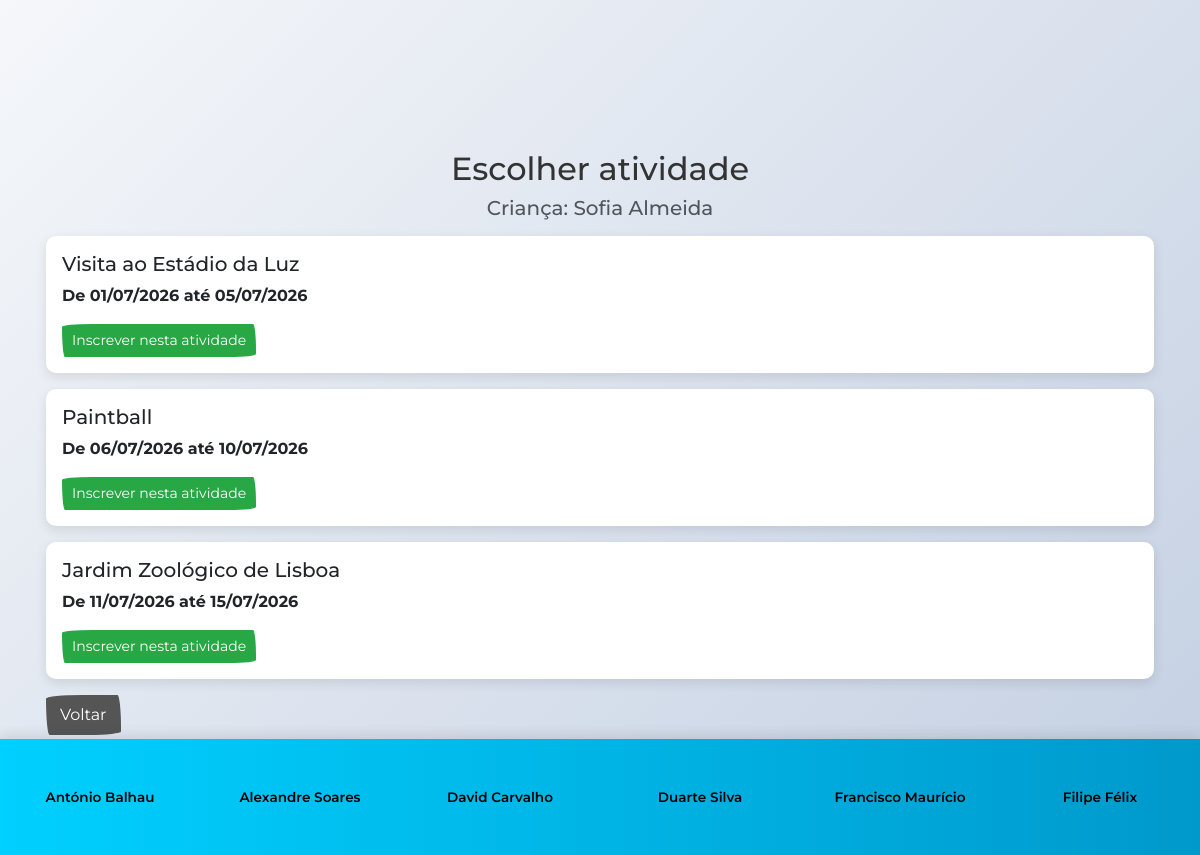
The page /inscrever.php?id=1 (signed in) on the database its author committed.
### tables this page shows
CREATE TABLE IF NOT EXISTS aluno (
  id int(11) NOT NULL AUTO_INCREMENT,
  nome varchar(100) NOT NULL,
  data_nascimento date NOT NULL,
  enc_educacao int(11) NOT NULL,
  PRIMARY KEY (id),
  FOREIGN KEY (enc_educacao) REFERENCES enc_educacao(id)
);

CREATE TABLE IF NOT EXISTS atividade (
  id int(11) NOT NULL AUTO_INCREMENT,
  titulo varchar(100) NOT NULL,
  descricao text NOT NULL,
  imagem varchar(50) NOT NULL,
  data_inicio date NOT NULL,
  data_fim date NOT NULL,
  lotacao_max int(11) NOT NULL,
  PRIMARY KEY (id)
);

### inscrever.php (the view, shortened to what this page needs)
<?php
$id_user = intval($_SESSION['id_user']);
$nivel = intval($_SESSION['nivel']);
if (isset($_GET['id']) && ctype_digit($_GET['id'])) {
    $id_crianca = (int) $_GET['id'];
} elseif (isset($_POST['id_crianca']) && ctype_digit($_POST['id_crianca'])) {
    $id_crianca = (int) $_POST['id_crianca'];
} else {
    die("Aluno inválido");
}
$voltar = isset($_GET['voltar']) ? $_GET['voltar'] : 'gerir_criancas.php';
if ($nivel == 2) {
    $stmt_enc = mysqli_prepare($conn, "
        SELECT id
        FROM enc_educacao
        WHERE email = (
            SELECT email
            FROM utilizador
            WHERE id = ?
        )
    ");
    mysqli_stmt_bind_param($stmt_enc, "i", $id_user);
    mysqli_stmt_execute($stmt_enc);
    $res_enc = mysqli_stmt_get_result($stmt_enc);
    mysqli_stmt_close($stmt_enc);
    if (!$res_enc || mysqli_num_rows($res_enc) == 0) {
        redirecionarComErro('Encarregado não encontrado na base de dados.', 'erro.php');
    }
    $enc_data = mysqli_fetch_assoc($res_enc);
    $enc_id = intval($enc_data['id']);
    $stmt_aluno = mysqli_prepare($conn, "
        SELECT id, nome
        FROM aluno
        WHERE id = ?
        AND enc_educacao = ?
    ");
    mysqli_stmt_bind_param($stmt_aluno, "ii", $id_crianca, $enc_id);
    mysqli_stmt_execute($stmt_aluno);
    $res_aluno = mysqli_stmt_get_result($stmt_aluno);
    mysqli_stmt_close($stmt_aluno);
    if (!$res_aluno || mysqli_num_rows($res_aluno) == 0) {
        redirecionarComErro('Não tem permissão para inscrever esta criança.', 'gerir_criancas.php');
    }
    $aluno_atual = mysqli_fetch_assoc($res_aluno);
} elseif ($nivel == 1) {
    $stmt_aluno = mysqli_prepare($conn, "
        SELECT id, nome
        FROM aluno
        WHERE id = ?
    ");
    mysqli_stmt_bind_param($stmt_aluno, "i", $id_crianca);
    mysqli_stmt_execute($stmt_aluno);
    $res_aluno = mysqli_stmt_get_result($stmt_aluno);
    $aluno_atual = mysqli_fetch_assoc($res_aluno);
} else {
    redirecionarComErro('Acesso negado.', 'index.php');
}
$stmt_atividades = mysqli_prepare($conn, "
    SELECT *
    FROM atividade
    ORDER BY data_inicio
");
mysqli_stmt_execute($stmt_atividades);
$result = mysqli_stmt_get_result($stmt_atividades);
?>
<!DOCTYPE html>
<html lang="pt">
<head>
    <link rel="stylesheet" href="bootstrap.min.css">
    <link rel="stylesheet" href="style.css">
</head>
<body>
<div class="container" style="padding:2vh; margin-top: 30px;">
    <h2 class="text-center">Escolher atividade</h2>
    <h5 class="text-center text-muted">
        Criança: <?php echo htmlspecialchars($aluno_atual['nome']); ?>
    </h5>
    <?php while ($atividade = mysqli_fetch_assoc($result)) { ?>
        <div class="card mt-3 p-3">
            <h5><?php echo htmlspecialchars($atividade['titulo']); ?></h5>
            <p>
                De <?php echo date('d/m/Y', strtotime($atividade['data_inicio'])); ?>
                até <?php echo date('d/m/Y', strtotime($atividade['data_fim'])); ?>
            </p>
            <form method="post">
                <button type="submit" class="btn btn-success btn-sm">
                    Inscrever nesta atividade
                </button>
            </form>
        </div>
    <?php } ?>
    <div class="mt-3">
        <a href="<?php echo htmlspecialchars($voltar); ?>" class="btn btn-secondary">
            Voltar
        </a>
    </div>
</div>
<?php include './rodape.php'; ?>
</body>
</html>

### style.css (style rules this page uses)
* { margin: 0; padding: 0; box-sizing: border-box; }
body { font-family: 'Montserrat', sans-serif; background: linear-gradient(135deg, #f5f7fa 0%, #c3cfe2 100%); background-attachment: fixed; color: #333; }
.card { border: none; border-radius: 10px; box-shadow: 0 4px 12px rgba(0, 0, 0, 0.1); transition: all 0.3s ease; background: white; overflow: hidden; }
.container { padding-top: 120px !important; padding-bottom: 120px !important; }

### rows shown on the page
aluno: nome "Sofia Almeida"
atividade: titulo "Visita ao Estádio da Luz", data_inicio "01/07/2026", data_fim "05/07/2026"
atividade: titulo "Paintball", data_inicio "06/07/2026", data_fim "10/07/2026"
atividade: titulo "Jardim Zoológico de Lisboa", data_inicio "11/07/2026", data_fim "15/07/2026"
